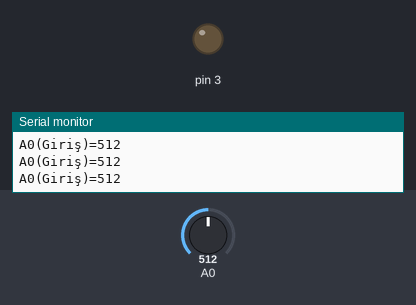
Recording of a sketch running on a simulated Arduino Uno, built with avr-gcc and run on an emulated ATmega328P. On the bench: output pins drawn as LEDs (lit = HIGH), the last lines printed to the serial monitor. The inputs (shaded band) are chosen by the test bench; at power-on: A0 = 512.

Above: at 1.2 s.
1.3 s: A0 set to 368
4.3 s: A0 set to 335
At 5.5 s:
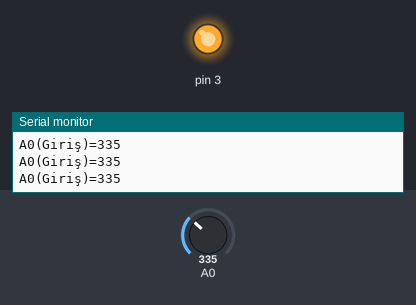
5.8 s: A0 set to 360
At 6.6 s:
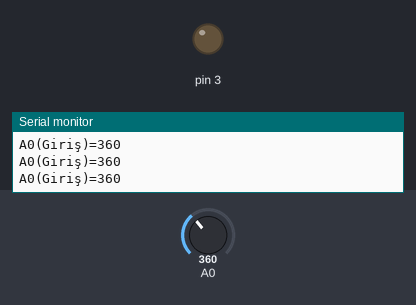
7.3 s: A0 set to 340
At 7.6 s:
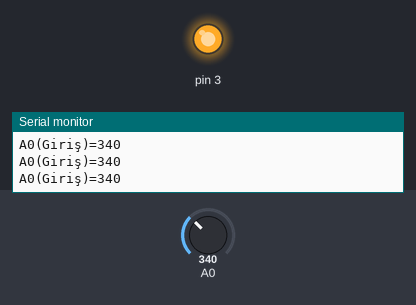
Timing chart, 0 to 9.8 s (numbered marks = the images above; inputs shaded):
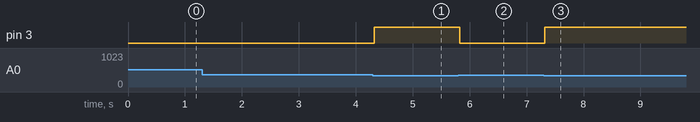

The sketch:

20250218.ino
```cpp
void setup() {
 pinMode(A0,INPUT);
 pinMode(3,OUTPUT);
 Serial.begin(9600);

}

void loop() {
int LDR=analogRead(A0);

Serial.print("A0(Giriş)=");
Serial.println(LDR);
if(LDR<350){
  digitalWrite(3,1);
}
else{
  digitalWrite(3,0);
}

}
```

Measured:
- the behaviour switches between 350 and 349 on A0 (found by bisection; images 0 and 1)
- after the input at 4.3 s, pin 3: LOW → HIGH at once
- after the input at 5.8 s, pin 3: HIGH → LOW at once
- after the input at 7.3 s, pin 3: LOW → HIGH at once
